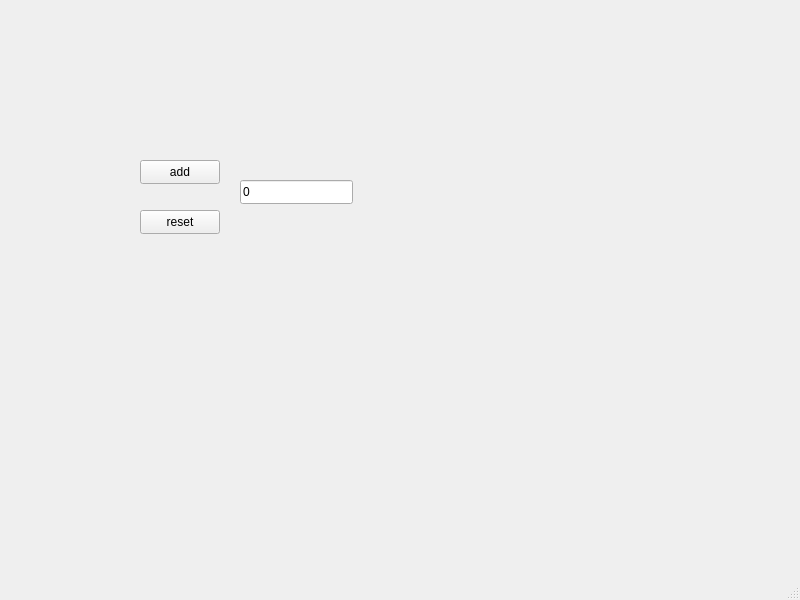
<?xml version="1.0" encoding="UTF-8"?>
<ui version="4.0">
 <class>MainWindow</class>
 <widget class="QMainWindow" name="MainWindow">
  <property name="geometry">
   <rect>
    <x>0</x>
    <y>0</y>
    <width>800</width>
    <height>600</height>
   </rect>
  </property>
  <property name="windowTitle">
   <string>MainWindow</string>
  </property>
  <widget class="QWidget" name="centralwidget">
   <widget class="QPushButton" name="add">
    <property name="geometry">
     <rect>
      <x>140</x>
      <y>160</y>
      <width>80</width>
      <height>24</height>
     </rect>
    </property>
    <property name="text">
     <string>add</string>
    </property>
   </widget>
   <widget class="QPushButton" name="reset">
    <property name="geometry">
     <rect>
      <x>140</x>
      <y>210</y>
      <width>80</width>
      <height>24</height>
     </rect>
    </property>
    <property name="text">
     <string>reset</string>
    </property>
   </widget>
   <widget class="QLineEdit" name="lineEdit">
    <property name="geometry">
     <rect>
      <x>240</x>
      <y>180</y>
      <width>113</width>
      <height>24</height>
     </rect>
    </property>
    <property name="text">
     <string>0</string>
    </property>
   </widget>
  </widget>
  <widget class="QMenuBar" name="menubar">
   <property name="geometry">
    <rect>
     <x>0</x>
     <y>0</y>
     <width>800</width>
     <height>21</height>
    </rect>
   </property>
  </widget>
  <widget class="QStatusBar" name="statusbar"/>
 </widget>
 <resources/>
 <connections/>
</ui>
